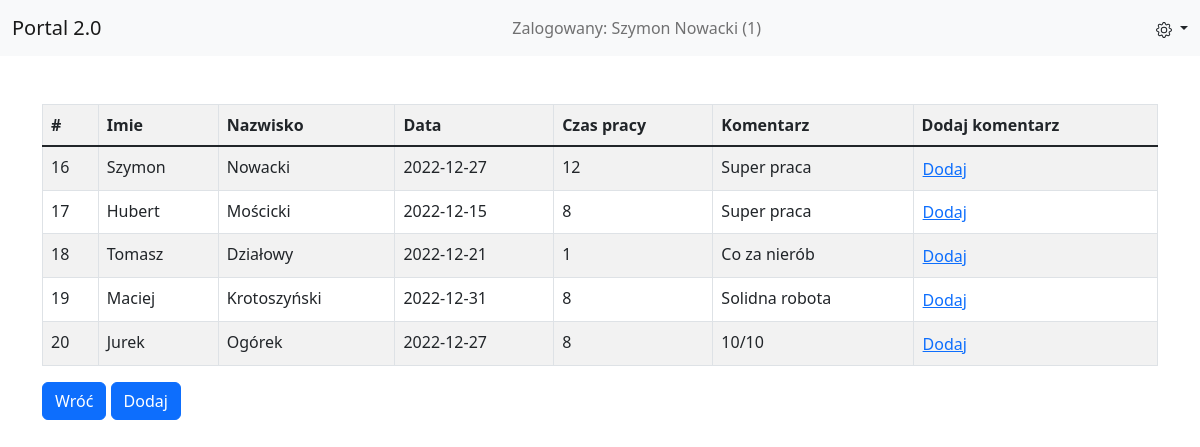
The app's page /pages/work.php (signed in) with its own data.
### tables this page shows
CREATE TABLE `work` (
  `work_id` int(11) NOT NULL,
  `user_id` int(11) NOT NULL,
  `data` date NOT NULL,
  `czas` int(2) NOT NULL,
  `komentarz` varchar(255) NOT NULL
);

CREATE TABLE `users` (
  `user_id` int(11) NOT NULL,
  `user_login` varchar(25) NOT NULL,
  `user_pass` varchar(64) NOT NULL,
  `user_email` varchar(50) NOT NULL,
  `usr_name` varchar(25) NOT NULL,
  `user_surname` varchar(32) NOT NULL,
  `user_addr` varchar(50) NOT NULL,
  `user_acn` varchar(26) NOT NULL,
  `user_perm` int(3) NOT NULL,
  `user_aa` int(1) NOT NULL
);

### pages/work.php (the view, shortened to what this page needs)
<?php
    if ($_SESSION['zalogowany']==true AND $_SESSION['user_aa']==1){
    require_once("../php/header.php");
?>
<section class="vh-90 gradient-custom">
     <div class="container py-5 h-100">
          <div class="col-12">
                <?php
                require_once("../db/connection.php");
                    $sqlWork = "SELECT u.usr_name, u.user_surname, w.work_id, w.data, w.czas, w.komentarz FROM users u, work w WHERE u.user_id = w.user_id";
                    $wynik = mysqli_query($conn, $sqlWork);
                    if($wynik->num_rows > 0){
                        echo '<table class="table table-striped table-bordered"><tr><th>#</th><th>Imie</th><th>Nazwisko</th><th>Data</th><th>Czas pracy</th><th>Komentarz</th><th>Dodaj komentarz</th></tr><tbody class="table-group-divider">';
                        while($row = mysqli_fetch_array($wynik)){
                            echo "<tr><td>{$row['work_id']}</td><td>{$row['usr_name']}</td><td>{$row['user_surname']}</td><td>{$row['data']}</td><td>{$row['czas']}</td><td>{$row['komentarz']}</td>
                            <td>
                            <form action='comment_add.php' method='post'>
                                <input type='hidden' name='workid' value='{$row['work_id']}'>
                                <button type='submit' class='btn btn-link p-0'>Dodaj</button>
                            </form>
                            </td>
                            </tr>";
                        }
                        echo '</table>';
                    }else {
                        echo "brak wyników";
                    }
                ?>
               <a class="btn btn-primary" href="main.php" role="button">Wróć</a>
               <a class='btn btn-primary' href='workday_add.php' role='button'>Dodaj</a>
          </div>
     </div>
</section>
<?php
require_once("../php/footer.php");
}else{
     header("Location: ../index.php");
     exit();
}
?>

### records on screen
work: work_id "16", user.usr_name "Szymon", user.user_surname "Nowacki", data "2022-12-27", czas "12", komentarz "Super praca"
work: work_id "17", user.usr_name "Hubert", user.user_surname "Mościcki", data "2022-12-15", czas "8", komentarz "Super praca"
work: work_id "18", user.usr_name "Tomasz", user.user_surname "Działowy", data "2022-12-21", czas "1", komentarz "Co za nierób"
work: work_id "19", user.usr_name "Maciej", user.user_surname "Krotoszyński", data "2022-12-31", czas "8", komentarz "Solidna robota"
work: work_id "20", user.usr_name "Jurek", user.user_surname "Ogórek", data "2022-12-27", czas "8", komentarz "10/10"

### other values on screen
$_SESSION['usr_name'] "Szymon"
$_SESSION['user_surname'] "Nowacki"
$_SESSION['user_id'] "1"
